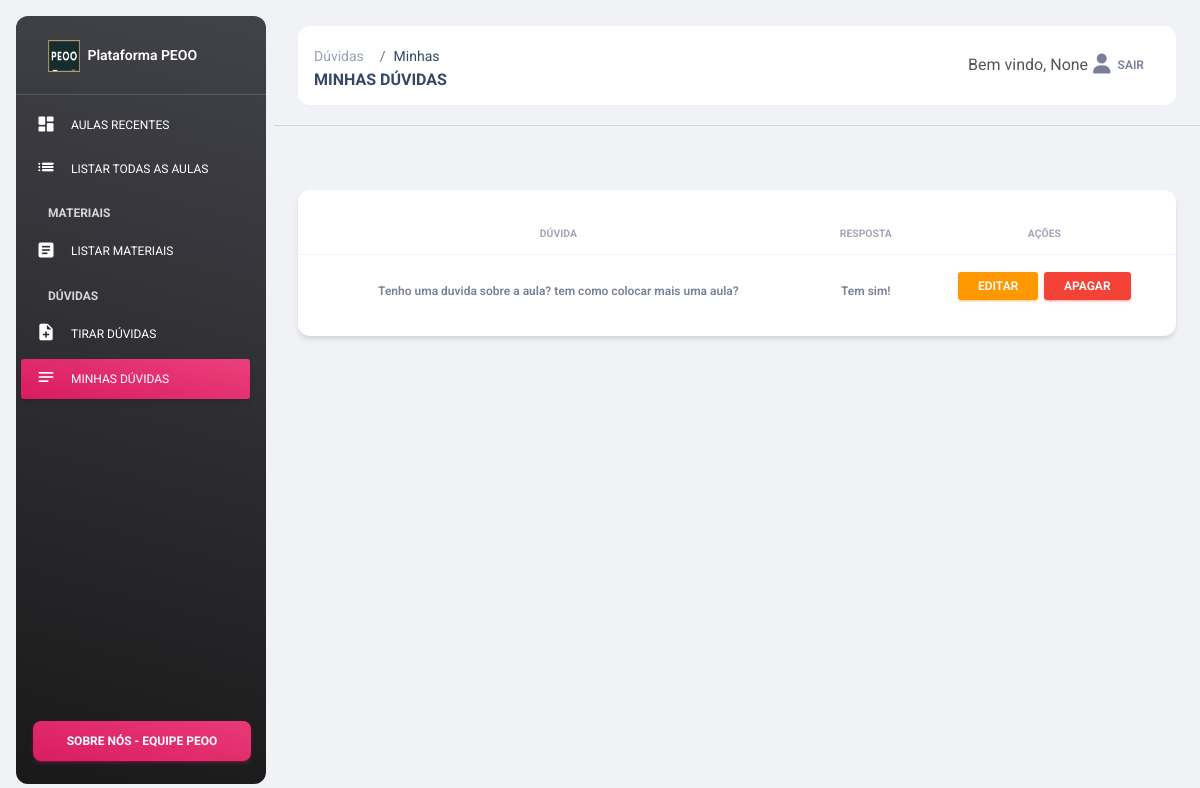
/minhas-duvidas (signed in), run on the app's committed database.
### tables this page shows
CREATE TABLE duvidas (
  id integer primary key autoincrement,
  duvida text not null,
  created_at datetime default (strftime('%Y-%m-%d %H:%M:%S', 'now', 'localtime')),
  usuario_id integer,
  foreign key (usuario_id) references usuarios (id)
);

### app/routes.py (the view)
@app.route('/minhas-duvidas', methods=['GET',])
@login_is_required
def minhas_duvidas():
  duvidadao = DuvidaDAO(get_db())
  duvidas = duvidadao.listar_minhas_duvidas(session['infos']['id'])
  return render_template('minhas-duvidas.html', duvidas=duvidas)

### app/controllers/duvidasdao.py (called while the page is built)
  def listar_minhas_duvidas(self, usuario_id):
    sql = """
    select *,
    case
	    when duvidas.id in (select respostas.duvida_id from respostas) then (select respostas.texto from respostas where respostas.duvida_id = duvidas.id)
	    else ''
    end as 'resposta'
    from duvidas
    where usuario_id = ?;
    """
    self.cursor.execute(sql, (usuario_id,))
    return self.cursor.fetchall()

### app/models/connection.py (called while the page is built)
def get_db():
  db = getattr(g, '_database', None)
  if db is None:
    g._database = sqlite3.connect(DATABASE)
    db = g._database
  return db

@app.teardown_appcontext
def close_connection(exception):
  db = getattr(g, '_database', None)
  if db is not None:
    db.close()

### app/utils/__init__.py (called while the page is built)
def login_is_required(f):
  @wraps(f)
  def decorated_function(*args, **kwargs):
    if( session.get('logged') is None ):
      flash("É necessário estar logado para ter acesso a essa funcionalidade!", "warning")
      return redirect(url_for("signin_suap"))
    return f(*args, **kwargs)
  return decorated_function

### app/templates/minhas-duvidas.html (shortened to what this page needs)
<!DOCTYPE html>
<html lang="en">
<head>
  {% include "components/head.html" %}
</head>
<body class="g-sidenav-show  bg-gray-200">
  {% if session['infos']['tipo_vinculo'] == 1 %}
  {% include "components/navbar.html" %}
  {% else %}
  {% include "components/navbar-aluno.html" %}
  {% endif %}
  <main class="main-content position-relative max-height-vh-100 h-100 border-radius-lg "><br>
    <nav class="navbar navbar-main navbar-expand-lg nav-fixed-top px-0 mx-4 shadow-none border-radius-xl"
      id="navbarBlur" navbar-scroll="true">
      <div class="container-fluid py-1 px-3">
        <nav aria-label="breadcrumb">
          <ol class="breadcrumb bg-transparent mb-0 pb-0 pt-2 px-0 me-sm-6 me-5">
              <li class="breadcrumb-item text-sm"><a class="opacity-5 text-dark" href="javascript:;">Dúvidas</a>
              <li class="breadcrumb-item text-sm text-dark active" aria-current="page">Minhas</li>
            </li>
          </ol>
          <h6 class="font-weight-bolder mb-0">Minhas dúvidas</h6>
        </nav>
        <div class="collapse navbar-collapse mt-sm-0 mt-2 me-md-0 me-sm-4" id="navbar">
          <ul class="navbar-nav ms-md-auto pe-md-3 d-flex align-items-center justify-content-end">
            <li class="nav-item d-flex align-items-center">
              <span class="d-sm-inline d-none">Bem vindo, {{session['infos']['nome_usual']}}</span>
            </li>
            <li class="nav-item d-flex align-items-center">
              <a href="{{ url_for('logout') }}" class="nav-link text-body font-weight-bold px-0">
                <i class="fa fa-user me-sm-1"></i>
                <span class="d-sm-inline d-none">Sair</span>
              </a>
            </li>
          </ul>
        </div>
      </div>
    </nav>
    <hr>
    <div class="container-fluid py-4">
      <div class="row">
        <div class="col-12">
          <div class="card my-4">
            <div class="card-body px-0 pb-2">
              <div class="table-responsive p-0">
                <table class="table align-items-center mb-0">
                  <thead>
                    <tr>
                      <th class="text-center text-uppercase text-secondary text-xxs font-weight-bolder opacity-7">Dúvida</th>
                      <th class="text-center text-uppercase text-secondary text-xxs font-weight-bolder opacity-7">Resposta</th>
                      <th class="text-center text-uppercase text-secondary text-xxs font-weight-bolder opacity-7">Ações</th>
                    </tr>
                  </thead>
                  <tbody>
                    {% for duvida in duvidas %}
                    <tr>
                      <td class="align-middle text-center text-sm">
                        <p class="text-xs font-weight-bold mb-0">{{ duvida[1] }}</p>
                      </td>
                      <td class="align-middle text-center text-sm">
                        <p class="text-xs font-weight-bold mb-0">{{ duvida[4] }}</p>
                      </td>
                      <td class="align-middle text-center text-sm">
                        <a href="/minhas-duvidas/editar/{{duvida[0]}}/" type="button" class="btn btn-warning btn-sm">
                          <p class="text-xs font-weight-bold mb-0">Editar</p>
                        </a>
                        <a href="/minhas-duvidas/remover/{{duvida[0]}}/" type="button" class="btn btn-danger btn-sm">
                          <p class="text-xs font-weight-bold mb-0">Apagar</p>
                        </a>
                      </td>
                    </tr>
                    {% endfor %}
                  </tbody>
                </table>
              </div>
            </div>
          </div>
        </div>
      </div>
    </div>
  </main>
</body>
</html>

### data on the page
duvidas: duvida "Tenho uma duvida sobre a aula? tem como colocar mais uma aula?", duvida "Tem sim!"

### other printed values
{{ session['infos']['nome_usual'] }} "None"
